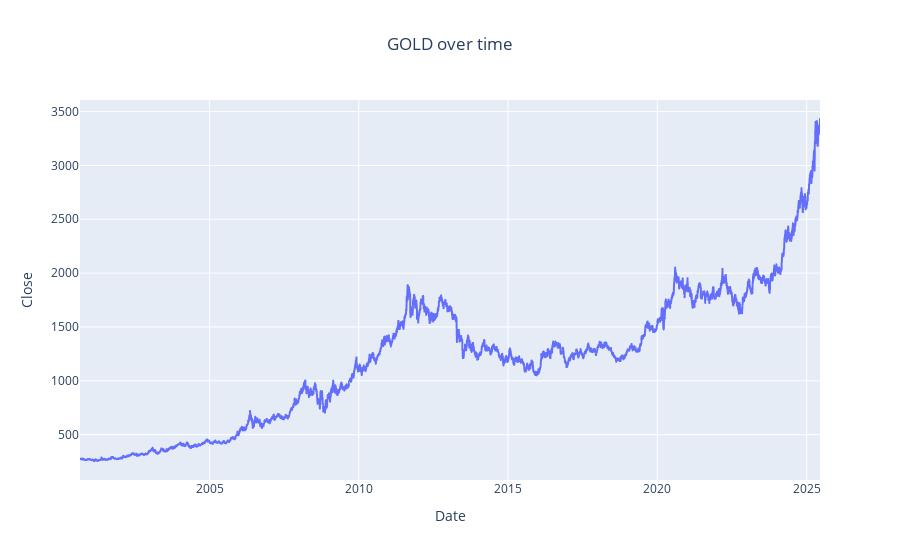

Write notebook code for a chart like this one.
### Code cell
# Dynamic visualisation of GOLD prices
fig = px.line(gold,
              x=gold.index,
              y="Close",
              title='GOLD over time')
fig.update_layout(title_x=0.5)  # This will center the title horizontally

##fig.show()

### Figure 1 — Plotly figure (JSON) as saved in the notebook; plotly's stock layout.template omitted (floating-point values rounded to 4 significant figures; data arrays with more than 128 entries replaced by an {"elided": "..."} marker saying what was removed)
{"data": [{"hovertemplate": "Date=%{x}<br>Close=%{y}<extra></extra>", "legendgroup": "", "line": {"color": "#636efa", "dash": "solid"}, "marker": {"symbol": "circle"}, "mode": "lines", "name": "", "showlegend": false, "type": "scattergl", "x": {"elided": "6219 str values"}, "xaxis": "x", "y": {"elided": "6219 float values"}, "yaxis": "y"}], "layout": {"legend": {"tracegroupgap": 0}, "title": {"text": "GOLD over time", "x": 0.5}, "xaxis": {"anchor": "y", "domain": [0, 1], "title": {"text": "Date"}}, "yaxis": {"anchor": "x", "domain": [0, 1], "title": {"text": "Close"}}}}
